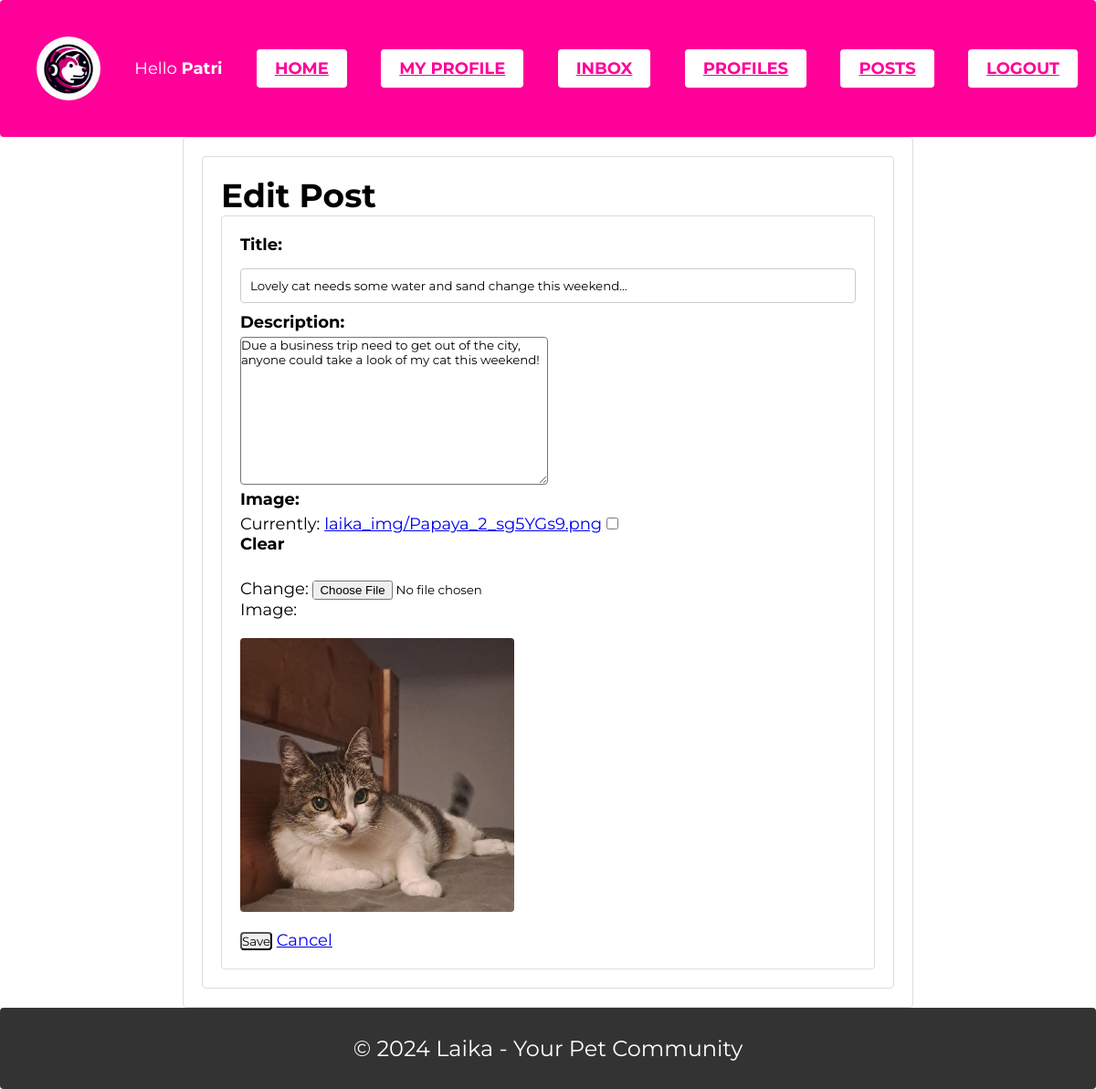
The app's page /laika/7/update/ (signed in) with its own data.
### laika/models.py (models this page shows, shortened)
class Post(models.Model):
    author = models.ForeignKey(User, on_delete=models.CASCADE, related_name="laika_author")
    image = models.ImageField(upload_to='laika_img/', default='laika_img/laika_logo_400.png', null=True, blank=True)
    title = models.CharField(max_length=100)
    description = models.TextField()
    created_at = models.DateField(auto_now_add=True)
    updated_at = models.DateField(auto_now=True)
    class Meta:
        ordering = ['-updated_at']

### laika/views.py (the view, shortened to what this page needs)
# urls.py: path('<int:pk>/update/', PostUpdateView.as_view(), name='laika-post-update'),
@method_decorator(login_required, name='dispatch')
class PostUpdateView(AuthorOrStaffRequiredMixin, UpdateView):
    model = Post
    fields = ['title', 'description', 'image']
    template_name = "laika/post_update.html"

### dj_proj/mixins.py (called while the page is built)
    def test_func(self):
        post = self.get_object()  # Assuming the post object is available in the view
        user = self.request.user
        return user.is_staff or post.author == user

### laika/templates/laika/post_update.html (shortened to what this page needs)
{% extends "laika/base.html" %}
{% block content %}
    <div class="content-container">
        <h1>Edit Post</h1>
        <div class="edit-post-container">
            <form method="post" enctype="multipart/form-data" class="edit-post-form">
                <div class="form-fields">
                    {{ form.as_p }}
                </div>
                {% if form.instance.image %}
                    <p>Image:</p>
                    <img src="{{ form.instance.image.url }}" alt="image" class="post-image">
                {% endif %}
                <div class="form-actions">
                    <button type="submit" class="save-button">Save</button>
                    <a href="{% url 'laika-post-detail' form.instance.pk %}" class="cancel-button">Cancel</a>
                </div>
            </form>
        </div>
    </div>
{% endblock %}

### laika/templates/laika/navbar.html
{% load static %}
<link rel="stylesheet" type="text/css" href="{% static 'laika/styles.css' %}">
<body>
    <nav class="navbar">
        <div class="container-container">
            <img src="{% static 'laika/laika_logo_400.png' %}" alt="Laika Logo" id="laika_logo">
            {% if user.is_authenticated %}
                <a class="nav-item">Hello <strong>{{ user.username }}</strong></a>
                <a href="{% url 'home' %}" class="navbar-button nav-item">Home</a>
                <a href="{% url 'laika-profile' %}" class="navbar-button nav-item">My Profile</a>
                <a href="{% url 'messages' %}" class="navbar-button nav-item">Inbox</a>
                <a href="{% url 'laika-profile-list' %}" class="navbar-button nav-item">Profiles</a>
                <a href="{% url 'laika-post-list' %}" class="navbar-button nav-item">Posts</a>
                <a class="navbar-button" href="{% url 'account_signout' %}">LogOut</a>
            {% else %}
                <a href="{% url 'landing_view' %}" class="nav-item"></a>
                <div class="align-right">
                    <a class="navbar-button" href="{% url 'account_login' %}">Join!</a>
                </div>
            {% endif %}
        </div>
    </nav>
</body>

### laika/static/laika/styles.css (style rules this page uses)
* { margin: 0; padding: 0; box-sizing: border-box; border-radius: 4px; font-family: 'Montserrat', sans-serif; }
body { font-family: 'Montserrat', sans-serif; font-size: 18px; }
nav { display: flex; align-items: center; justify-content: space-between; background-color: #ff0099; padding: 10px 20px; }
.container-container { display: flex; align-items: center; justify-content: space-between; width: 100%; border-radius: 4px; }
#laika_logo { height: 70px; width: auto; margin-left: 20px; border-radius: 50%; }
.navbar-button { background-color: white; color: #ff0099; border: none; padding: 10px 20px; border-radius: 4px; text-transform: uppercase; font-weight: bold; }
main, .landing-text, .content-container, .form-container, .profile-form-container, .messages-container, .edit-post-container, .delete-post-container { max-width: 800px; margin: auto; padding: 20px; border: 1px solid #ddd; box-sizing: border-box; border-radius: 4px; }
input[type="text"], input[type="password"], input[type="email"], input[type="number"], input[type="date"], select { width: 100%; padding: 10px; margin: 10px 0; border: 1px solid #ccc; box-sizing: border-box; border-radius: 4px; }
label { font-weight: bold; display: block; margin-bottom: 5px; }
.profile-image, .post-image, .author-image { width: 100%; height: auto; max-width: 300px; display: block; margin: 20px 0; border-radius: 4px; }

### records on screen
Post: title "Lovely cat needs some water and sand change this weekend...", description "Due a business trip need to get out of the city, anyone could take a look of my cat this weekend!", instance.image (picture)

### other values on screen
{{ user.username }} "Patri"
